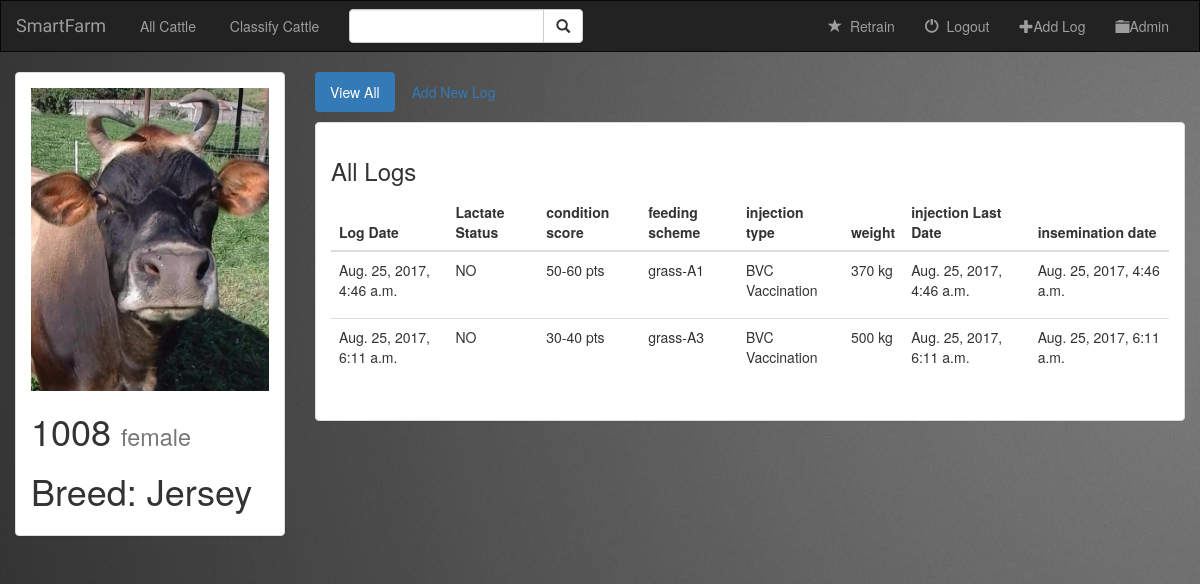
/2/ (signed in), run on the app's committed database.
### face/models.py (models this page shows, shortened)
class Cow(models.Model):
    MALE = 'male'
    FEMALE = 'female'
    JERSEY = 'Jersey'
    AUBRAC = 'Aubrac'
    T1 = 'Horned In Both Sexes'
    T2 = 'Male Only Horned '
    HORN_CHOICES = (
        (T1, 'Horned In Both Sexes'),
        (T2, 'Male Only Horned '),
        )
    GENDER_CHOICES = (
        (MALE, 'male'),
        (FEMALE, 'female'),
        )
    name = models.CharField(max_length=100)
    gender = models.CharField(max_length=6, choices=GENDER_CHOICES,
        default=FEMALE)
    BREED_CHOICES = (
        (JERSEY, 'Jersey'),
        (AUBRAC, 'Aubrac'),
        )
    breed = models.CharField(max_length=15, choices=BREED_CHOICES,
        default=JERSEY)
    coat_color = models.CharField(max_length=100, default=None)
    horn_status = models.CharField(max_length=50, choices=HORN_CHOICES,
        default=T1)
    used_for = models.CharField(max_length=100, default=None)
    cow_img = models.FileField(default=None)

class CattleLog(models.Model):
    NO = 'NO'
    YES = 'YES'
    A = ' 1-10 pts '
    B = '10-20 pts'
    C = '20-30 pts'
    D = '30-40 pts'
    E = '50-60 pts'
    F = '60-70 pts'
    G = '70-80 pts'
    H = '80-90 pts'
    I = '90-100 pts'
    LAC_CHOICES = (
        (NO, 'NO'),
        (YES, 'YES'),
    )
    PTS_CHOICES = (
        (A, ' 1-10 pts'),
        (B, '10-20 pts'),
        (C, '20-30 pts'),
        (D, '30-40 pts'),
        (E, '50-60 pts'),
        (F, '60-70 pts'),
        (G, '70-80 pts'),
        (G, '70-80 pts'),
        (H, '80-90 pts'),
        (I, '90-100 pts'),
    )
    cow = models.ForeignKey(Cow, on_delete=models.CASCADE)
    log = models.DateTimeField()
    birth_date = models.DateField()  # this must go in the cow model as it is a constant
    description = models.CharField(max_length=100000)
    lactating = models.CharField(max_length=15, choices=LAC_CHOICES,
        default=NO)
    feeding_scheme = models.CharField(max_length=100)
    condition_score = models.CharField(max_length=15, choices=PTS_CHOICES,
        default=A)
    injection_type = models.CharField(max_length=100)
    weight = models.PositiveSmallIntegerField(default=0)
    injection_Last_Date = models.DateTimeField()
    insemination_date = models.DateTimeField()

### face/views.py (the view)
# urls.py: url(r'^(?P<pk>[0-9])/$', login_required(views.DetailView.as_view()), name='detail'),
class DetailView(generic.DetailView):
    model = Cow
    template_name = 'face/detail.html'

### face/templates/face/detail.html (shortened to what this page needs)
{% extends 'face/base.html' %}
{% block body %}
    <div class="container-fluid songs-container">
    <div class="row">
        <div class="col-sm-4 col-md-3">
            <div class="panel panel-default">
                <div class="panel-body">
                    <a href="{% url 'face:detail' cow.id %}">
                        {% if cow.cow_img %}
                            <img src="{{ cow.cow_img.url }}" class="img-responsive">
                        {% else %}
                            <h3>No image to display</h3>
                        {% endif %}
                    </a>
                    <h1>{{ cow.name }} <small>{{ cow.gender }}</small></h1>
                    <h1>Breed: {{ cow.breed }}</h1>
                </div>
            </div>
        </div>
        <div class="col-sm-8 col-md-9">
            <ul class="nav nav-pills" style="margin-bottom: 10px;">
                <li role="presentation" class="active"><a href="{% url 'face:index'%}">View All</a></li>
                <li role="presentation"><a href="{{ pk }}/admin/face/cattlelog/add/">Add New Log</a></li>
            </ul>
            <div class="panel panel-default">
                <div class="panel-body">
                    <h3>All Logs</h3>
                    <table class="table">
                        <thead>
                        <tr>
                            <th>Log Date</th>
                            <th>Lactate Status</th>
                            <th>condition score</th>
                            <th>feeding scheme</th>
                            <th>injection type</th>
                            <th>weight</th>
                            <th>injection Last Date</th>
                            <th>insemination date</th>
                        </tr>
                        </thead>
                        <tbody>
                        {% for log in cow.cattlelog_set.all %}
                            <tr>
                                <td>{{ log.log }}</td>
                                <td>
                                   <p>{{ log.lactating }}</p>
                                </td>
                                <td>
                                    <p>{{ log.condition_score }}</p>
                                </td>
                                <td>
                                    <p>{{ log.feeding_scheme }}</p>
                                </td>
                                <td>
                                    <p>{{ log.injection_type }}</p>
                                </td>
                                <td>
                                    <p>{{ log.weight }} kg</p>
                                </td>
                                <td>
                                    <p>{{ log.injection_Last_Date }}</p>
                                </td>
                                <td>
                                    <p>{{ log.insemination_date }}</p>
                                </td>
                            </tr>
                        {% endfor %}
                        </tbody>
                    </table>
                </div>
            </div>
        </div>
    </div>
</div>
{% endblock %}

### face/static/face/style.css (style rules this page uses)
body { background: white url("images/background.png"); }

### data on the page
Cow: cow_img (picture), name "1008", gender "female", breed "Jersey"
CattleLog: log "Aug. 25, 2017, 4:46 a.m.", lactating "NO", condition_score "50-60 pts", feeding_scheme "grass-A1", injection_type "BVC Vaccination", weight "370", injection_Last_Date "Aug. 25, 2017, 4:46 a.m.", insemination_date "Aug. 25, 2017, 4:46 a.m."
CattleLog: log "Aug. 25, 2017, 6:11 a.m.", lactating "NO", condition_score "30-40 pts", feeding_scheme "grass-A3", injection_type "BVC Vaccination", weight "500", injection_Last_Date "Aug. 25, 2017, 6:11 a.m.", insemination_date "Aug. 25, 2017, 6:11 a.m."
